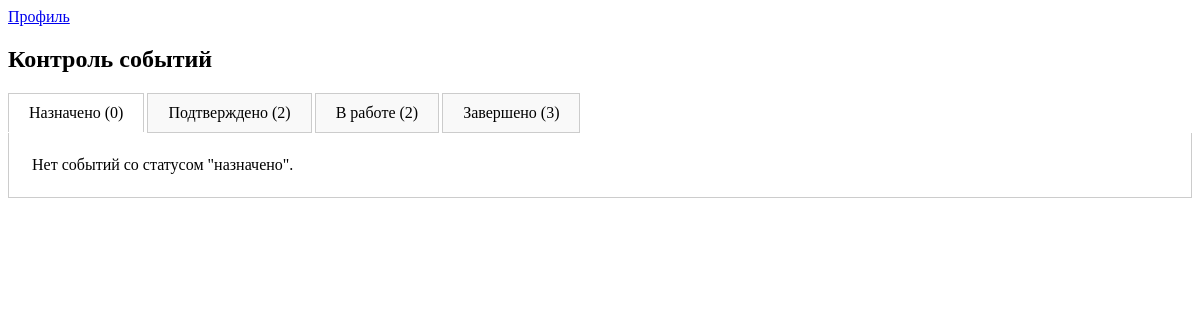
The page /projects/events/control/ (signed in) on the database as committed earlier.
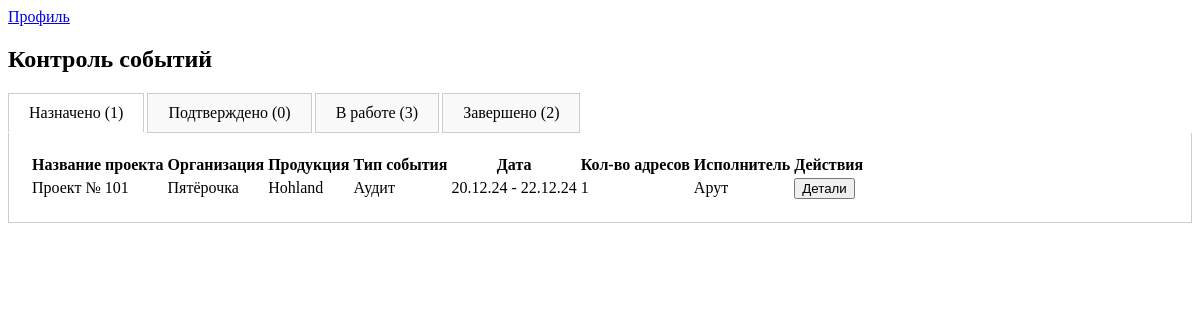
The same page on the database as committed later.
### projects/models.py (models this page shows, shortened)
class Event(models.Model):
    EVENT_TYPES = (
        ('montage', 'Монтаж'),
        ('audit', 'Аудит'),
        ('dismantle', 'Демонтаж'),
    )
    STATUS_CHOICES = [
        ('created', 'Создано'),
        ('assigned', 'Назначено'),
        ('in_progress', 'В работе'),
        ('completed', 'Завершено'),
    ]
    project = models.ForeignKey(Project, related_name='events', on_delete=models.CASCADE)
    event_type = models.CharField(choices=EVENT_TYPES, max_length=20)
    status = models.CharField(max_length=11, choices=STATUS_CHOICES, default='created')
    description = models.TextField(blank=True)
    photo_count = models.IntegerField()
    event_date = models.DateField()
    duration_days = models.IntegerField()
    assigned_users = models.ManyToManyField(User, through='EventUser', blank=True, related_name='events_as_assignee')
    def due_date(self):
        return self.event_date + timezone.timedelta(days=self.duration_days)

class Project(models.Model):
    user = models.ForeignKey(User, on_delete=models.CASCADE)  # Убрали null=True
    name = models.CharField(max_length=255)
    description = models.TextField(blank=True)
    excel_file = models.FileField(upload_to='excel/', null=True, blank=True)
    organization = models.CharField(max_length=255, blank=True, null=True)  # Новое поле
    product = models.CharField(max_length=255, blank=True, null=True)  # Новое поле

### rct/models.py (models this page shows)
class ExecutorProfile(models.Model):
    user = models.OneToOneField(User, on_delete=models.CASCADE)
    name = models.CharField(max_length=255, blank=True)
    phone_number = models.CharField(max_length=15, blank=True)
    district_choices = [
        ('САО', 'САО'),
        ('ВАО', 'ВАО'),
        ('ЮАО', 'ЮАО'),
        ('ЗАО', 'ЗАО'),
    ]
    district = models.CharField(max_length=3, choices=district_choices)

### projects/views.py (the view)
# urls.py: path('events/control/', views.events_control, name='events_control'),
@login_required
def events_control(request):
    current_user = request.user
    event_users_by_status = {
        'assigned': EventUser.objects.filter(event__project__user=current_user, status='assigned').order_by('event__event_date'),
        'confirmed': EventUser.objects.filter(event__project__user=current_user, status='confirmed').order_by('event__event_date'),
        'in_progress': EventUser.objects.filter(event__project__user=current_user, status='in_progress').order_by('event__event_date'),
        'completed': EventUser.objects.filter(event__project__user=current_user, status='completed').order_by('event__event_date'),
    }
    event_data_by_status = {}
    status_display_map = dict(EventUser.STATUS_CHOICES)
    for status, events in event_users_by_status.items():
        status_display = status_display_map.get(status, status)
        event_data_by_status[status] = {
            'display': status_display,
            'count': events.count(),
            'events': [
                (
                    e.event,
                    e.event.addresses.filter(assigned_user=e.user).count(),
                    e.user  # добавляем пользователя в кортеж, чтобы показать исполнителя
                )
                for e in events.select_related('user', 'event__project')  # оптимизируем запрос
            ]
        }
    return render(request, 'projects/events_control.html', {
        'event_data_by_status': event_data_by_status,
        'current_user': current_user,
    })

### projects/templates/projects/events_control.html (shortened to what this page needs)
<html>
<head>
    {% load static %}
</head>
<body>
    <a href="{% url 'profile' %}">Профиль</a>
    <h2>Контроль событий</h2>
    <div id="tabs">
        {% for status, data in event_data_by_status.items %}
            <div class="tab {% if forloop.first %}active{% endif %}" data-status="{{ status }}">
                {{ data.display }} ({{ data.count }})
            </div>
        {% endfor %}
    </div>
    <div id="tab-contents">
        {% for status, data in event_data_by_status.items %}
        <div class="tab-content {% if forloop.first %}active{% endif %}" id="content-{{ status }}">
            <table>
                {% if data.events %}
                    <thead>
                        <tr>
                            <th>Название проекта</th>
                            <th>Организация</th>
                            <th>Продукция</th>
                            <th>Тип события</th>
                            <th>Дата</th>
                            <th>Кол-во адресов</th>
                            <th>Исполнитель</th>
                            <th>Действия</th>
                        </tr>
                    </thead>
                {% endif %}
                <tbody>
                    {% for event, assigned_address_count, assigned_user in data.events %}
                    <tr data-url="{% url 'event_detail' event.id %}">
                        <td>{{ event.project.name }}</td>
                        <td>{{ event.project.organization }}</td>
                        <td>{{ event.project.product }}</td>
                        <td>{{ event.get_event_type_display }}</td>
                        <td>{{ event.event_date|date:"d.m.y" }} - {{ event.due_date|date:"d.m.y" }}</td>
                        <td>{{ assigned_address_count }}</td>
                        <td>{{ assigned_user.executorprofile.name|default:assigned_user.email }} <br>
                            {{ assigned_user.executorprofile.phone_number }}</td>
                        <td class="clickable">
                            <button class="data-button">Детали</button>
                        </td>
                    </tr>
                    {% empty %}
                    <tr>
                        <td colspan="8">Нет событий со статусом "{{ data.display|lower }}".</td>
                    </tr>
                    {% endfor %}
                </tbody>
            </table>
        </div>
        {% endfor %}
    </div>
</body>
</html>

### projects/templates/projects/events_control.html (style rules this page uses)
.tab { display: inline-block; padding: 10px 20px; cursor: pointer; border: 1px solid #ccc; margin-right: -1px; background-color: #f9f9f9; }
.tab.active { background-color: #fff; border-bottom: none; }
.tab-content { display: none; padding: 20px; border: 1px solid #ccc; border-top: none; }
.tab-content.active { display: block; }

Rows that differ between the two databases and show on the page:
now on this page (row edited): Event: project.name "Проект № 101", project.organization "Пятёрочка", project.product "Hohland", event_type "Аудит", event_date "20.12.24", due_date "22.12.24", photo_count "1", executorprofile.name "Арут"
Other text that changed with them:
new list line: "Назначено ( 1 )"
new list line: "Подтверждено ( 0 )"
new list line: "В работе ( 3 )"
new list line: "Завершено ( 2 )"
new list line: "Название проекта Организация Продукция Тип события Дата Кол-во адресов Исполнитель Действия"
list line gone: "Назначено ( 0 )"
list line gone: "Подтверждено ( 2 )"
list line gone: "В работе ( 2 )"
list line gone: "Завершено ( 3 )"
list line gone: "Нет событий со статусом \" назначено \"."
